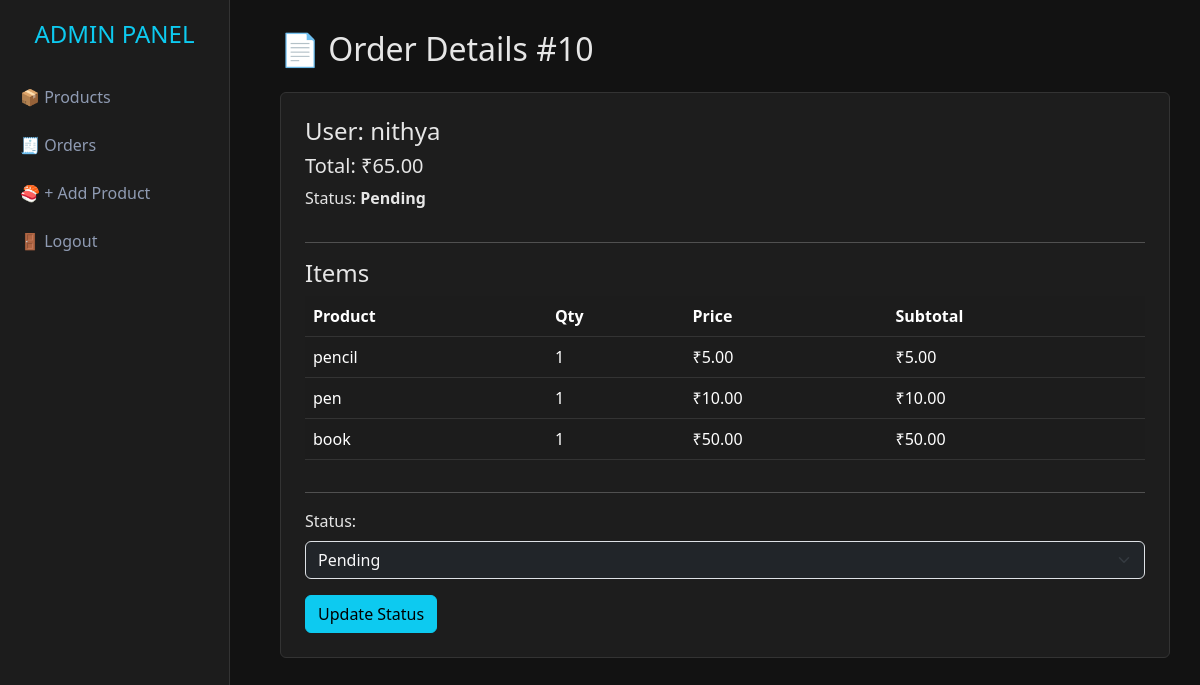
Screenshot of /store/admin/orders/10/update/ (signed in) with the database file from the repository.
### Cart/models.py (models this page shows, shortened)
class Order(models.Model):
    STATUS_CHOICES = (
        ('Pending','Pending'),
        ('Shipped','Shipped'),
        ('Delivered','Delivered'),
        ('Cancelled','Cancelled'),
    )
    user = models.ForeignKey(User, on_delete=models.CASCADE)
    created_at = models.DateTimeField(auto_now_add=True)
    total_amount = models.DecimalField(max_digits=12, decimal_places=2, default=0)
    status = models.CharField(max_length=20, choices=STATUS_CHOICES, default='Pending')

class OrderItem(models.Model):
    order = models.ForeignKey(Order, on_delete=models.CASCADE, related_name='items')
    product = models.ForeignKey(Product_Table, on_delete=models.CASCADE)
    quantity = models.PositiveIntegerField(default=1)
    price_at_purchase = models.DecimalField(max_digits=10, decimal_places=2, default=0)
    def subtotal(self):
        return self.quantity * self.price_at_purchase

class Product_Table(models.Model):
    name = models.CharField(max_length=200)
    price = models.DecimalField(max_digits=10, decimal_places=2)
    description = models.TextField(blank=True, null=True)
    stock = models.IntegerField(default=0)
    image = models.ImageField(upload_to='products/', blank=True, null=True)
    created_at = models.DateTimeField(auto_now_add=True)
    class Meta:
        db_table = 'Product_Table'

### Store/views.py (the view)
# urls.py: path('admin/orders/<int:order_id>/update/', views.admin_order_update, name='admin_order_update'),
@staff_member_required
def admin_order_update(request, order_id): #admin can update order status
    order = get_object_or_404(Order, id=order_id)
    if request.method == 'POST':
        order.status = request.POST.get('status', order.status)
        order.save()
        return redirect('Store:admin_order_detail', order_id=order.id)
    return render(request, 'Store/admin_order_edit.html', {'order': order})

### Store/templates/Store/admin_order_edit.html (shortened to what this page needs)
{% extends 'Store/base_admin.html' %}
{% block content %}
<h2 class="mb-4">📄 Order Details #{{ order.id }}</h2>
<div class="card p-4">
<h4>User: {{ order.user.username }}</h4>
<h5>Total: ₹{{ order.total_amount }}</h5>
<p>Status: <strong>{{ order.status }}</strong></p>
<hr>
<h4>Items</h4>
<table class="table table-dark table-striped">
    <thead>
    <tr>
        <th>Product</th>
        <th>Qty</th>
        <th>Price</th>
        <th>Subtotal</th>
    </tr>
    </thead>
    <tbody>
    {% for item in order.items.all %}
    <tr>
        <td>{{ item.product.name }}</td>
        <td>{{ item.quantity }}</td>
        <td>₹{{ item.price_at_purchase }}</td>
        <td>₹{{ item.subtotal }}</td>
    </tr>
    {% endfor %}
    </tbody>
</table>
<hr>
<form method="POST">
    <label>Status:</label>
    <select name="status" class="form-select bg-dark text-light mt-2">
        {% for value,label in order.STATUS_CHOICES %}
            <option value="{{ value }}" {% if order.status == value %}selected{% endif %}>{{ label }}</option>
        {% endfor %}
    </select>
    <button class="btn btn-info mt-3">Update Status</button>
</form>
</div>
{% endblock %}

### Store/templates/Store/base_admin.html (style rules this page uses)
body { background-color: #121212; color: #e6e6e6; }
.card { background-color: #1d1d1d; border: 1px solid #333; color: #e6e6e6; }
table { color: #eee; }
.table-dark { --bs-table-striped-bg: #1c1c1c; --bs-table-bg: #1c1c1c; border-color: #333; }

### rows the page displays
Order: id "10", user.username "nithya", total_amount "65.00", status "Pending"
OrderItem: product.name "pencil", quantity "1", price_at_purchase "5.00", subtotal "5.00"
OrderItem: product.name "pen", quantity "1", price_at_purchase "10.00", subtotal "10.00"
OrderItem: product.name "book", quantity "1", price_at_purchase "50.00", subtotal "50.00"
